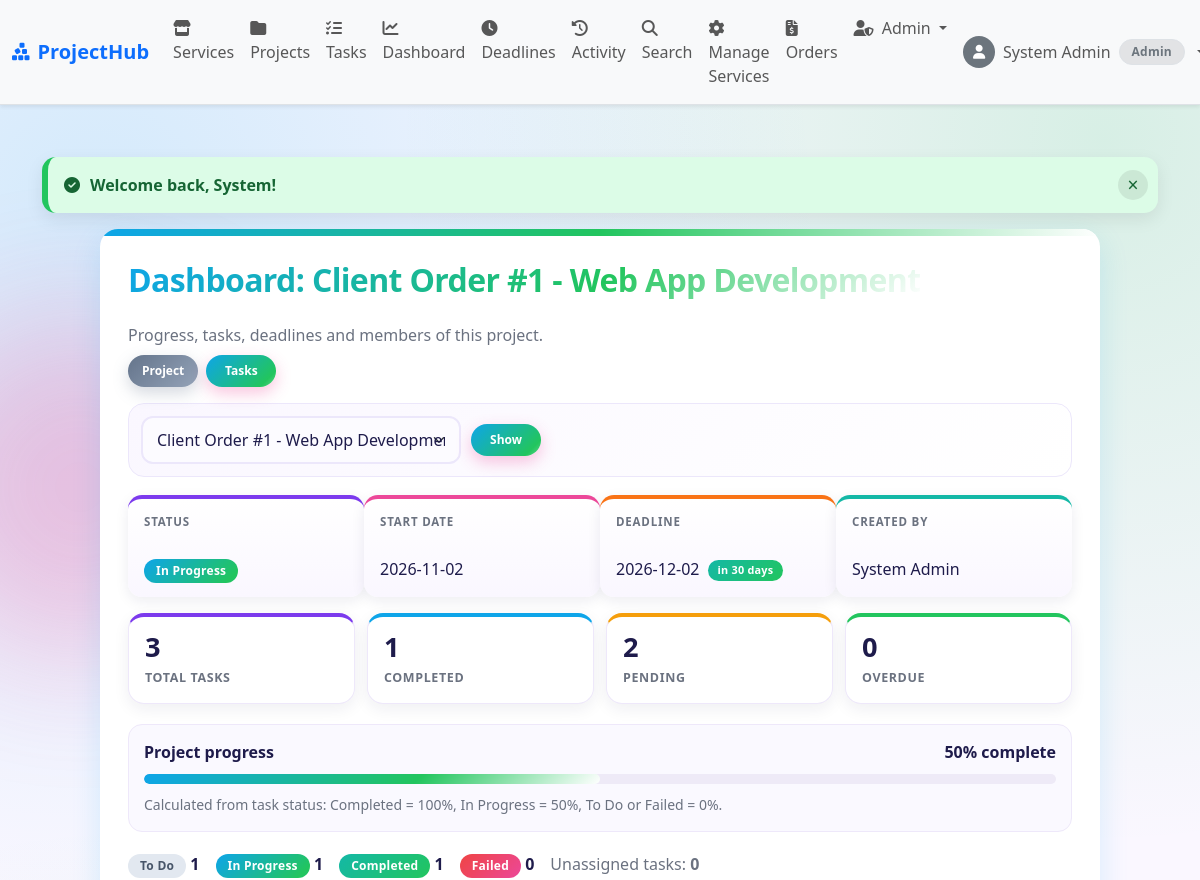
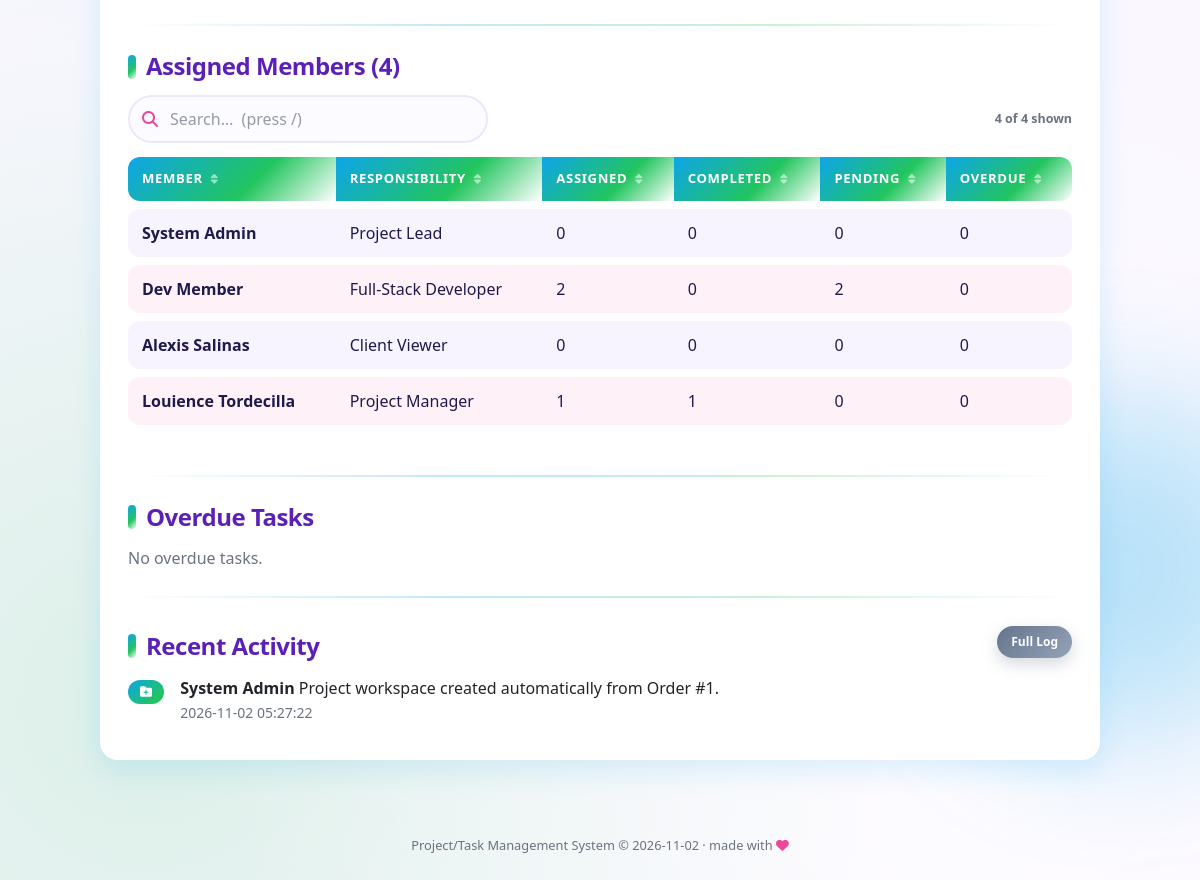
The page /dashboard/index.php?project_id=1 (signed in) on the database its author committed (2 pictures, top to bottom).
### tables this page shows
CREATE TABLE IF NOT EXISTS projects (
  project_id    INT AUTO_INCREMENT PRIMARY KEY,
  order_id      INT NULL,
  project_name  VARCHAR(100) NOT NULL,
  description   TEXT,
  start_date    DATE NOT NULL,
  deadline      DATE NOT NULL,
  status        ENUM('Planning','In Progress','On Hold','Completed','Failed') NOT NULL DEFAULT 'Planning',
  created_by    INT NOT NULL,
  created_at    TIMESTAMP DEFAULT CURRENT_TIMESTAMP,
  FOREIGN KEY (order_id)   REFERENCES orders(order_id) ON DELETE SET NULL,
  FOREIGN KEY (created_by) REFERENCES users(user_id)
);

CREATE TABLE IF NOT EXISTS users (
  user_id     INT AUTO_INCREMENT PRIMARY KEY,
  first_name  VARCHAR(50)  NOT NULL,
  last_name   VARCHAR(50)  NOT NULL,
  email       VARCHAR(100) NOT NULL UNIQUE,
  password    VARCHAR(255) NOT NULL,
  role        ENUM('admin','project_manager','member','customer') NOT NULL DEFAULT 'customer',
  photo       VARCHAR(255) NULL,
  status      ENUM('active','inactive') NOT NULL DEFAULT 'active',
  created_at  TIMESTAMP DEFAULT CURRENT_TIMESTAMP
);

CREATE TABLE IF NOT EXISTS activity_log (
  activity_id    INT AUTO_INCREMENT PRIMARY KEY,
  project_id     INT NOT NULL,
  task_id        INT NULL,
  user_id        INT NULL,
  activity_type  ENUM('project_created','project_status','member_added','member_removed',
                      'task_created','task_assigned','task_status','comment_added') NOT NULL,
  description    VARCHAR(255) NOT NULL,
  created_at     TIMESTAMP DEFAULT CURRENT_TIMESTAMP,
  FOREIGN KEY (project_id) REFERENCES projects(project_id) ON DELETE CASCADE,
  FOREIGN KEY (task_id)    REFERENCES tasks(task_id) ON DELETE SET NULL,
  FOREIGN KEY (user_id)    REFERENCES users(user_id)
);

### dashboard/index.php (the view, shortened to what this page needs)
<?php
include('../includes/config.php');
include('../includes/functions.php');
$project_id = (int)($_GET['project_id'] ?? 0);
$project    = null;
if ($project_id > 0) {
    $project = get_project($conn, $project_id);
    $scope_sql    = 't.project_id = ?';
    $scope_types  = 'i';
    $scope_params = [$project_id];
} else {
    [$scope_sql, $scope_types, $scope_params] = project_scope('t.project_id');
}
$s = db_select(
    $conn,
    "SELECT COUNT(*) AS total,
            COALESCE(SUM(t.status = 'Completed'), 0)   AS completed,
            COALESCE(SUM(t.status = 'To Do'), 0)       AS todo,
            COALESCE(SUM(t.status = 'In Progress'), 0) AS inprogress,
            COALESCE(SUM(t.status = 'Failed'), 0)      AS failed,
            COALESCE(SUM(t.status <> 'Completed' AND t.due_date < CURDATE()), 0) AS overdue,
            COALESCE(SUM(t.assigned_to IS NULL), 0)    AS unassigned
     FROM tasks t
     WHERE $scope_sql",
    $scope_types,
    $scope_params
)[0];
$total      = (int)$s['total'];
$completed  = (int)$s['completed'];
$todo       = (int)$s['todo'];
$inprogress = (int)$s['inprogress'];
$failed     = (int)$s['failed'];
$overdue    = (int)$s['overdue'];
$unassigned = (int)$s['unassigned'];
$pending    = $todo + $inprogress;
$progress = $total > 0 ? (int)round(($completed + $inprogress * 0.5) / $total * 100) : 0;
$overdue_tasks = db_select(
    $conn,
    "SELECT t.task_id, t.title, t.due_date, t.status,
            p.project_name,
            CONCAT(a.first_name, ' ', a.last_name) AS assignee_name
     FROM tasks t
     INNER JOIN projects p ON p.project_id = t.project_id
     LEFT JOIN users a ON a.user_id = t.assigned_to
     WHERE $scope_sql
       AND t.status <> 'Completed'
       AND t.due_date < CURDATE()
     ORDER BY t.due_date ASC
     LIMIT 10",
    $scope_types,
    $scope_params
);
if ($project_id > 0) {
    $act_where = 'a.project_id = ?';
    $act_types = 'i';
    $act_params = [$project_id];
} else {
    [$act_where, $act_types, $act_params] = project_scope('a.project_id');
}
$recent = db_select(
    $conn,
    "SELECT a.project_id, a.activity_type, a.description, a.created_at,
            p.project_name,
            CONCAT(u.first_name, ' ', u.last_name) AS actor_name
     FROM activity_log a
     INNER JOIN projects p ON p.project_id = a.project_id
     LEFT JOIN users u ON u.user_id = a.user_id
     WHERE $act_where
     ORDER BY a.created_at DESC, a.activity_id DESC
     LIMIT " . ($project_id > 0 ? 5 : 8),
    $act_types,
    $act_params
);
$members       = [];
if ($project_id > 0) {
    $members = db_select(
        $conn,
        "SELECT u.user_id,
                CONCAT(u.first_name, ' ', u.last_name) AS name,
                pm.responsibility,
                COUNT(t.task_id) AS assigned,
                COALESCE(SUM(t.status = 'Completed'), 0) AS completed,
                COALESCE(SUM(t.status IN ('To Do', 'In Progress')), 0) AS pending,
                COALESCE(SUM(t.status <> 'Completed' AND t.due_date < CURDATE()), 0) AS overdue
         FROM project_members pm
         INNER JOIN users u ON u.user_id = pm.user_id
         LEFT JOIN tasks t
                ON t.project_id = pm.project_id
               AND t.assigned_to = u.user_id
         WHERE pm.project_id = ?
         GROUP BY pm.project_member_id, u.user_id, u.first_name, u.last_name, pm.responsibility
         ORDER BY u.last_name ASC, u.first_name ASC",
        'i',
        [$project_id]
    );
}
$projects = get_visible_projects($conn);
include('../includes/header.php');
?>
<div class="table-card">
  <div class="d-flex flex-wrap justify-content-between align-items-center gap-2 mb-3">
    <div>
      <h2>Dashboard<?php echo $project ? ': ' . e($project['project_name']) : ''; ?></h2>
      <p class="text-muted mb-0">
        <?php echo $project
            ? 'Progress, tasks, deadlines and members of this project.'
            : 'Overview of every project you can access.'; ?>
      </p>
    </div>
    <?php if ($project) { ?>
      <div class="top-actions mb-0">
        <a href="../projects/view.php?project_id=<?php echo $project_id; ?>" class="button button-secondary">Project</a>
        <a href="../tasks/index.php?project_id=<?php echo $project_id; ?>" class="button">Tasks</a>
      </div>
    <?php } ?>
  </div>
  <form method="GET" action="index.php" class="interactive-toolbar">
    <select name="project_id" class="form-select" style="max-width: 320px;" aria-label="Project">
      <?php foreach ($projects as $p) { ?>
        <option value="<?php echo (int)$p['project_id']; ?>" <?php echo $project_id === (int)$p['project_id'] ? 'selected' : ''; ?>>
          <?php echo e($p['project_name']); ?>
        </option>
      <?php } ?>
    </select>
    <button type="submit">Show</button>
  </form>
  <?php if ($project) { ?>
    <div class="row mb-3">
      <div class="col-md-3"><strong>Status</strong><br><?php echo status_badge($project['status']); ?></div>
      <div class="col-md-3"><strong>Start Date</strong><br><?php echo e($project['start_date']); ?></div>
      <div class="col-md-3"><strong>Deadline</strong><br><?php echo e($project['deadline']); ?></div>
      <div class="col-md-3"><strong>Created By</strong><br><?php echo e($project['owner_name']); ?></div>
    </div>
  <?php } ?>
  <div class="interactive-summary">
    <div class="summary-card">
      <span class="summary-value"><?php echo $total; ?></span>
      <span class="summary-label">Total Tasks</span>
    </div>
    <div class="summary-card">
      <span class="summary-value"><?php echo $completed; ?></span>
      <span class="summary-label">Completed</span>
    </div>
    <div class="summary-card">
      <span class="summary-value"><?php echo $pending; ?></span>
      <span class="summary-label">Pending</span>
    </div>
    <div class="summary-card">
      <span class="summary-value"><?php echo $overdue; ?></span>
      <span class="summary-label">Overdue</span>
    </div>
  </div>
  <div class="project-progress-box">
    <div class="d-flex justify-content-between">
      <strong><?php echo $project ? 'Project progress' : 'Overall progress'; ?></strong>
      <strong><?php echo $progress; ?>% complete</strong>
    </div>
    <div class="mini-progress" role="progressbar" aria-valuenow="<?php echo $progress; ?>" aria-valuemin="0" aria-valuemax="100">
      <span style="width: <?php echo $progress; ?>%;"></span>
    </div>
    <small class="text-muted">
      Calculated from task status: Completed = 100%, In Progress = 50%, To Do or Failed = 0%.
    </small>
  </div>
  <div class="d-flex flex-wrap gap-3 mb-3">
    <span><?php echo task_status_badge('To Do'); ?> <strong><?php echo $todo; ?></strong></span>
    <span><?php echo task_status_badge('In Progress'); ?> <strong><?php echo $inprogress; ?></strong></span>
    <span><?php echo task_status_badge('Completed'); ?> <strong><?php echo $completed; ?></strong></span>
    <span><?php echo task_status_badge('Failed'); ?> <strong><?php echo $failed; ?></strong></span>
    <span class="text-muted">Unassigned tasks: <strong><?php echo $unassigned; ?></strong></span>
  </div>
  <?php if ($project) { ?>
    <hr>
    <h4>Assigned Members (<?php echo count($members); ?>)</h4>
    <?php if (count($members) === 0) { ?>
      <p class="text-muted">This project has no members yet.</p>
    <?php } else { ?>
      <div class="table-responsive">
        <table class="table align-middle" width="100%" cellpadding="6" cellspacing="0">
          <thead>
            <tr>
              <th>Member</th>
              <th>Responsibility</th>
              <th>Assigned</th>
              <th>Completed</th>
              <th>Pending</th>
              <th>Overdue</th>
            </tr>
          </thead>
          <tbody>
            <?php
            $b = 0;
            foreach ($members as $m) {
                $bg_color = ($b++ % 2 == 1) ? 'odd' : 'even';
                echo '<tr class="' . $bg_color . '">';
                echo '<td>' . e($m['name']) . '</td>';
                echo '<td>' . e($m['responsibility']) . '</td>';
                echo '<td>' . (int)$m['assigned'] . '</td>';
                echo '<td>' . (int)$m['completed'] . '</td>';
                echo '<td>' . (int)$m['pending'] . '</td>';
                echo '<td>' . (int)$m['overdue'] . '</td>';
                echo '</tr>';
            }
            ?>
          </tbody>
        </table>
      </div>
    <?php } ?>
  <?php } ?>
  <hr>
  <h4>Overdue Tasks</h4>
  <?php if (count($overdue_tasks) === 0) { ?>
    <p class="text-muted">No overdue tasks.</p>
  <?php } ?>
  <hr>
  <div class="d-flex justify-content-between align-items-center">
    <h4 class="mb-0">Recent Activity</h4>
    <a href="../activities/index.php<?php echo $project_id > 0 ? '?project_id=' . $project_id : ''; ?>" class="button button-secondary">Full Log</a>
  </div>
  <div class="mt-2">
    <?php render_activity_list($recent, $project_id === 0); ?>
  </div>
</div>
<?php include('../includes/footer.php'); ?>

### includes/functions.php (shortened to what this page needs)
<?php
function e($value)
{
    return htmlspecialchars((string)$value, ENT_QUOTES, 'UTF-8');
}
function show_flash()
{
    if (isset($_SESSION['flash'])) {
        $f = $_SESSION['flash'];
        echo "<div class='alert alert-" .
             e($f['type']) .
             "' role='alert'>" .
             e($f['msg']) .
             "</div>";
    }
}
function db_select($conn, $sql, $types = '', $params = [])
{
    $stmt = mysqli_prepare($conn, $sql);
    if ($types !== '') {
        mysqli_stmt_bind_param($stmt, $types, ...$params);
    }
    mysqli_stmt_execute($stmt);
    $result = mysqli_stmt_get_result($stmt);
    $rows = mysqli_fetch_all($result, MYSQLI_ASSOC);
    return $rows;
}
function is_logged_in()
{
    return isset($_SESSION['user_id']);
}
function has_role($roles)
{
    return is_logged_in()
        && in_array($_SESSION['role'], (array)$roles, true);
}
function status_badge($status)
{
    $colors = [
        'Planning'    => 'secondary',
        'In Progress' => 'primary',
        'On Hold'     => 'warning',
        'Completed'   => 'success',
        'Failed'      => 'danger',
    ];
    $c = $colors[$status] ?? 'secondary';
    return "<span class='badge text-bg-{$c}'>" .
           e($status) .
           "</span>";
}
function get_project($conn, $project_id)
{
    $rows = db_select(
        $conn,
        "SELECT p.*,
                CONCAT(u.first_name, ' ', u.last_name) AS owner_name
         FROM projects p
         INNER JOIN users u
             ON u.user_id = p.created_by
         WHERE p.project_id = ?",
        'i',
        [$project_id]
    );
    return $rows[0] ?? null;
}
function task_status_badge($status)
{
    $colors = [
        'To Do'       => 'secondary',
        'In Progress' => 'primary',
        'Completed'   => 'success',
        'Failed'      => 'danger'
    ];
    $c = $colors[$status] ?? 'secondary';
    return "<span class='badge text-bg-{$c}'>" .
           e($status) .
           "</span>";
}
function project_scope($column = 'p.project_id')
{
    if (has_role('admin')) {
        return ['1=1', '', []];
    }
    return [
        "$column IN (SELECT project_id FROM project_members WHERE user_id = ?)",
        'i',
        [(int)$_SESSION['user_id']]
    ];
}
function get_visible_projects($conn)
{
    [$where, $types, $params] = project_scope('p.project_id');
    return db_select(
        $conn,
        "SELECT p.project_id, p.project_name, p.status, p.start_date, p.deadline
         FROM projects p
         WHERE $where
         ORDER BY p.project_name ASC",
        $types,
        $params
    );
}
function activity_types()
{
    return [
        'project_created' => ['label' => 'Project created',  'icon' => 'fa-folder-plus',        'color' => 'primary'],
        'project_status'  => ['label' => 'Project status',   'icon' => 'fa-flag',               'color' => 'info'],
        'member_added'    => ['label' => 'Member added',     'icon' => 'fa-user-plus',          'color' => 'success'],
        'member_removed'  => ['label' => 'Member removed',   'icon' => 'fa-user-minus',         'color' => 'secondary'],
        'task_created'    => ['label' => 'Task created',     'icon' => 'fa-square-plus',        'color' => 'primary'],
        'task_assigned'   => ['label' => 'Task assignment',  'icon' => 'fa-user-check',         'color' => 'warning'],
        'task_status'     => ['label' => 'Task status',      'icon' => 'fa-arrows-rotate',      'color' => 'info'],
        'comment_added'   => ['label' => 'Comment',          'icon' => 'fa-comment',            'color' => 'success'],
    ];
}
function render_activity_list($rows, $show_project = false)
{
    $types = activity_types();
    echo '<ul class="list-group list-group-flush">';
    foreach ($rows as $r) {
        $t     = $types[$r['activity_type']] ?? ['label' => $r['activity_type'], 'icon' => 'fa-circle', 'color' => 'secondary'];
        $actor = $r['actor_name'] ? $r['actor_name'] : 'System';
        echo '<li class="list-group-item d-flex gap-3 align-items-start bg-transparent px-0">';
        echo '<span class="badge text-bg-' . e($t['color']) . ' mt-1" title="' . e($t['label']) . '">'
           . '<i class="fa-solid ' . e($t['icon']) . '"></i></span>';
        echo '<div class="flex-grow-1">';
        echo '<strong>' . e($actor) . '</strong> ' . e($r['description']);
        echo '<br><small class="text-muted">' . e($r['created_at']) . '</small>';
        echo '</div></li>';
    }
    echo '</ul>';
}
function user_avatar($photo, $size = 36, $class = "rounded-circle")
{
    return "<span class='d-inline-flex align-items-center justify-content-center bg-secondary text-white {$class}' style='width: {$size}px; height: {$size}px; font-size: " . round($size * 0.45) . "px;'><i class='fa-solid fa-user'></i></span>";
}

### rows shown on the page
projects: status "In Progress", start_date "2026-11-02", deadline "2026-12-02"
users: name "System Admin", responsibility "Project Lead", assigned "0", completed "0", pending "0", overdue "0"
users: name "Dev Member", responsibility "Full-Stack Developer", assigned "2", completed "0", pending "2", overdue "0"
users: name "Alexis Salinas", responsibility "Client Viewer", assigned "0", completed "0", pending "0", overdue "0"
users: name "Louience Tordecilla", responsibility "Project Manager", assigned "1", completed "1", pending "0", overdue "0"
activity_log: actor "System Admin", description "Project workspace created automatically from Order #1.", created_at "2026-11-02 05:27:22"

### other values the page prints
$nav_name "System Admin"
role_label($cur_role) "Admin"
$f['msg'] "Welcome back, System!"
$project['owner_name'] "System Admin"
$total "3"
$completed "1"
$pending "2"
$overdue "0"
$progress "50"
$status "To Do In Progress Completed Failed"
$todo "1"
$inprogress "1"
$failed "0"
$unassigned "0"
count($members) "4"
